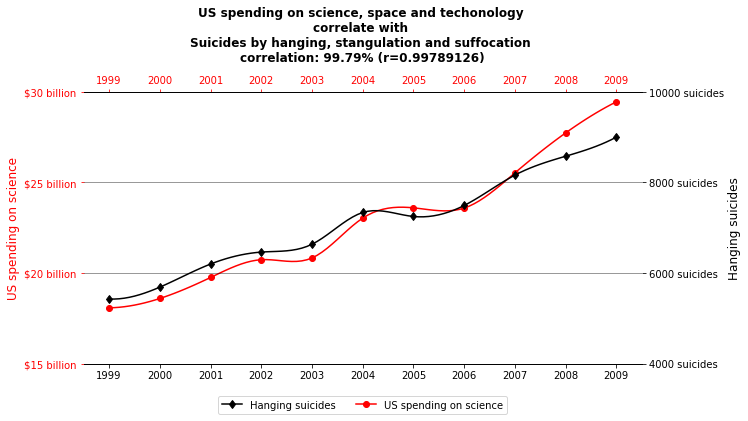

Reproduce this figure in Python.
"""
Pick a graph from http://www.tylervigen.com/spurious-correlations and recreate 
it using matplotlib (you can also use numpy and pandas). The code can read the 
data from the web or from a text file or csv file (to be included in the 
repository). Ensure the axes are labeled properly.

reference used for fixing twinx twiny axis alignment 
https://stackoverflow.com/questions/20243683/matplotlib-align-twinx-tick-marks 
"""

import numpy as np
import pandas as pd
import matplotlib.pyplot as plt
from scipy.interpolate import make_interp_spline

# read data
df = pd.read_csv('task21.csv',
                 sep = ',',
                 header = 0,
                 quotechar = '"')

# generate smooth line using spline method
x = np.linspace(df['year'].min(), df['year'].max(), 101)
spline1 = make_interp_spline(df['year'], df.iloc[:,1], 3)
line1 = spline1(x)
spline2 = make_interp_spline(df['year'], df.iloc[:,2], 3)
line2 = spline2(x)

# generate plot and ticks
fig = plt.figure(figsize = (10,5))
x_tick = [x for x in df['year']]
x_label = [str(x) for x in df['year']]
y1_tick = [x for x in range(15,35,5)]
y1_label = ['$' + str(x)+' billion' for x in range(15,35,5)]
y2_tick = [x for x in range(4000,10001, 2000)]
y2_label = [str(x) + ' suicides' for x in range(4000,10001, 2000)]

# frame
ax = fig.add_subplot(111)
ax1 = ax.twiny()
ax2 = ax.twinx()

# line 1 for US spending
ref1, = ax.plot(x, line1, 'r-',
                marker = 'o',
                markevery = 10)
ax.set_yticks(y1_tick)
ax.set_yticklabels(y1_label)
ax.tick_params(axis='y', colors='red')
ax.set_ylabel('US spending on science',size=12, color = 'r')

# dummy upper x for xticks
ax1.plot(range(1999,2010),np.ones(11)*15, alpha = 0) 
ax1.set_xticks(x_tick)
ax1.set_xticklabels(x_label)
ax1.set_ylim([15,30])
ax1.tick_params(axis='x', colors='red')

# line 2
ref2, = ax2.plot(x, line2, 'k-', 
                 marker = 'd', 
                 markevery = 10)
ax2.set_xticks(x_tick)
ax2.set_xticklabels(x_label)
ax2.set_yticks(y2_tick)
ax2.set_yticklabels(y2_label)
ax2.set_ylabel('Hanging suicides',size=12)

# remove box
ax.spines['right'].set_visible(False)
ax.spines['left'].set_visible(False)
ax1.spines['right'].set_visible(False)
ax1.spines['left'].set_visible(False)
ax2.spines['right'].set_visible(False)
ax2.spines['left'].set_visible(False)

# add grid line
plt.grid(color='k', axis = 'y', alpha =0.5)

# set title
plt.title("US spending on science, space and techonology \n"  
          "correlate with \n" 
          "Suicides by hanging, stangulation and suffocation \n" 
          "correlation: 99.79% (r=0.99789126)",
           y=1.09, fontweight='bold')

# set legend
plt.legend([ref2, ref1], 
           ['Hanging suicides', 'US spending on science'], 
           loc='upper center', 
           bbox_to_anchor = (0.5, -0.1), 
           ncol = 2)

# save fig
plt.savefig('task21.png', format = 'PNG', bbox_inches =  'tight')

